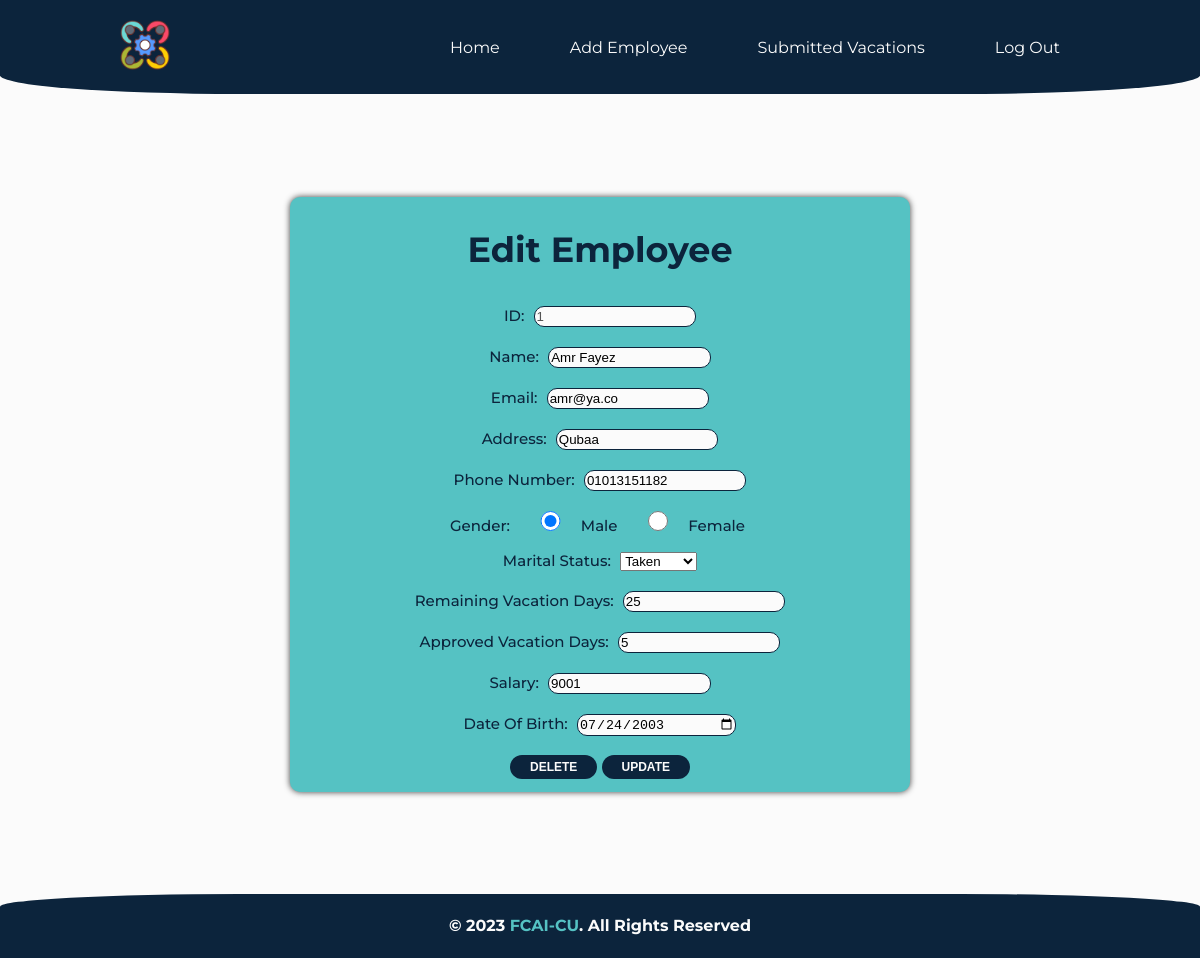
Before: /edit/1/ (signed in) with the older database file.
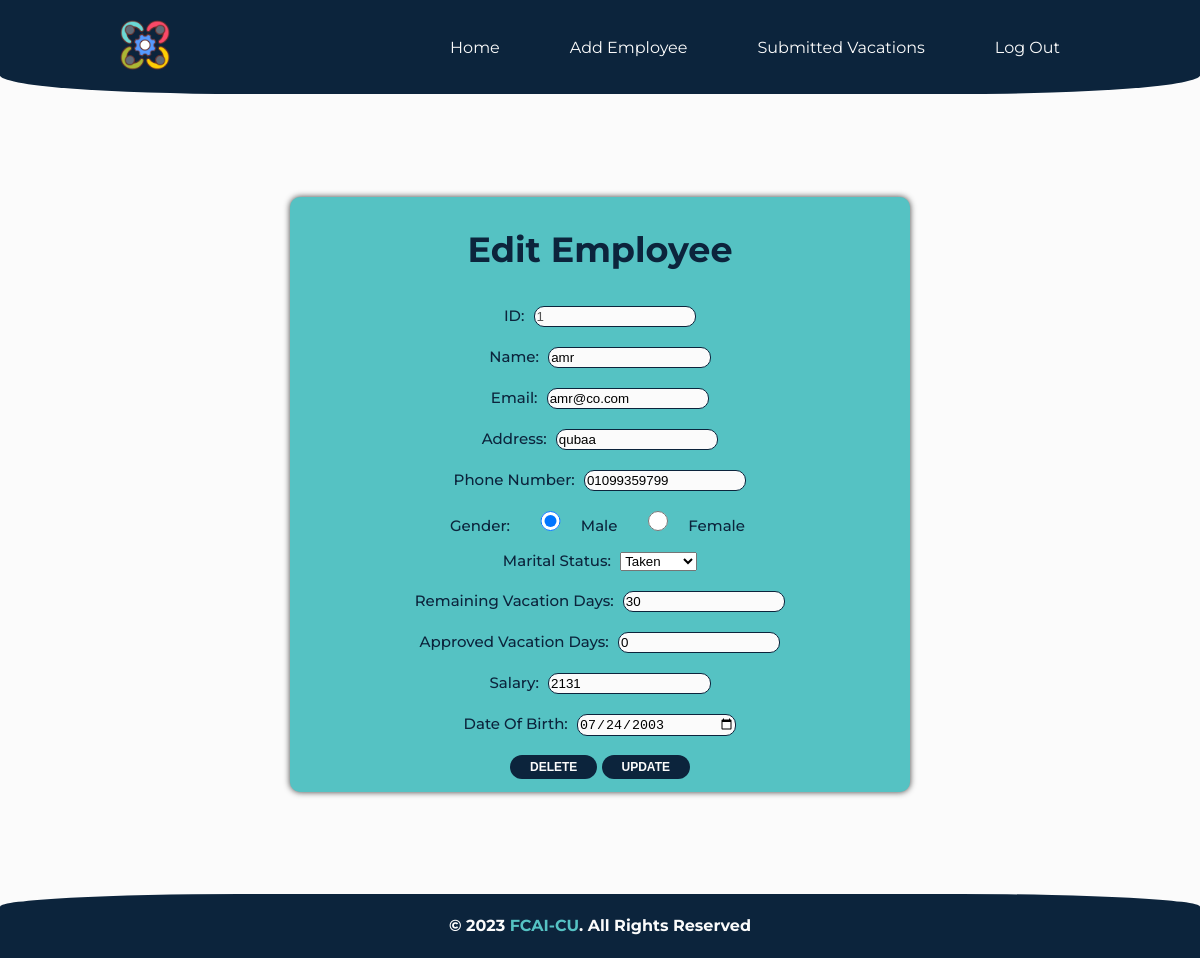
After: the same page with the newer database file.
### pages/models.py (models this page shows, shortened)
class Employee(models.Model):
    GENDER_CHOICES = [
        ('male', 'Male'),
        ('female', 'Female'),
    ]
    MARITAL_STATUS_CHOICES = [
        ('single', 'Single'),
        ('taken', 'Taken'),
        ('married', 'Married'),
        ('divorced', 'Divorced'),
        ('widowed', 'Widowed'),
    ]
    ID = models.IntegerField(primary_key=True)
    Name = models.CharField(max_length=15)
    Remaining_vacation_days = models.IntegerField(default=30)
    Approved_vacation_days = models.IntegerField(default=0)
    Email = models.EmailField(max_length=254)
    Address = models.CharField(max_length=100)
    Phone = models.CharField(max_length=11)
    Salary = models.CharField(max_length=20)
    Date_of_birth = models.DateField(null=True)
    Gender = models.CharField(max_length=6, choices=GENDER_CHOICES, null=True)
    Marital_status = models.CharField(
        max_length=10, choices=MARITAL_STATUS_CHOICES)
    objects = models.Manager()

### pages/views.py (the view)
# urls.py: path('edit/<int:id>/', views.edit, name='edit'),
def edit(request, id):
    if 'username' in request.session and not request.session['username'] == '':
        emp = Employee.objects.get(ID=id)
        return render(request, 'pages/edit.html', {'emp': emp})
    else:
        return redirect('login')

### templates/pages/edit.html (shortened to what this page needs)
{% extends 'base.html' %}
{% load static %}
{% block styles %}
<link rel="stylesheet" href="{% static 'style/edit.css' %}">
{% endblock styles %}
{% block content %}
<div class="content">
    <div class="container">
        <div class="form">
            <form action="{% url 'updateEmp' id=emp.ID %}" method="post">
                <h2>Edit Employee</h2>
                <label for="id">ID:</label>
                <input type="number" name="id" placeholder="Id" value="{{emp.ID}}" required disabled><br>
                <label for="name">Name:</label>
                <input type="text" name="name" placeholder="Name" value="{{emp.Name}}" id="name" required><br>
                <label for="email">Email:</label>
                <input type="text" name="email" placeholder="Email" value="{{emp.Email}}" id="email"><br>
                <label for="address">Address:</label>
                <input type="text" name="address" placeholder="Address" value="{{emp.Address}}"><br>
                <label for="phone">Phone Number:</label>
                <input type="text" name="phone" placeholder="Phone" value="{{emp.Phone}}" id="phone"><br>
                <label for="gender">Gender:</label>
                <input type="radio" name="gender" value="male" {% if emp.Gender == "male" %}checked{% endif %}><label>Male</label>
                <input type="radio" name="gender" value="female" {% if emp.Gender == "female" %}checked{% endif %}><label>Female</label><br>
                <label for="marital_status">Marital Status:</label>
                <select name="marital_status" id="marital_status">
                    <option value="taken" {% if emp.Marital_status == "taken" %}selected{% endif %}>Taken</option>
                </select><br>
                <label for="vacation_left">Remaining Vacation Days:</label>
                <input type="number" id='remaining-days' name="vacation_left" placeholder="Remaining Vacation Days" value="{{emp.Remaining_vacation_days}}" required><br>
                <label for="vacation_approved">Approved Vacation Days:</label>
                <input type="number" id= 'approved-days' name="vacation_approved" placeholder="Approved Vacation Days" value="{{emp.Approved_vacation_days}}" required><br>
                <label for="salary">Salary:</label>
                <input type="text" name="salary" placeholder="Salary" value="{{emp.Salary}}" id="salary"><br>
                <label for="birth">Date Of Birth:</label>
                <input type="date" name="birth" placeholder="Date of Birth" value="{{emp.Date_of_birth|date:'Y-m-d'}}"><br><br>
                <a href="{% url 'deleteEmp' id=emp.ID %}"><input class="sub" type="button" value="Delete" id="del"></a>
                <input class="sub" type="submit" value="Update" id="update">
            </form>
        </div>
    </div>
</div>
{% endblock content %}

Changed rows visible on the page:
changed Employee "Taken": name "Amr Fayez" → "amr"; email "amr@ya.co" → "amr@co.com"; address "Qubaa" → "qubaa"; phone "01013151182" → "01099359799"; vacation_left "25" → "30"; vacation_approved "5" → "0"; salary "9001" → "2131"
